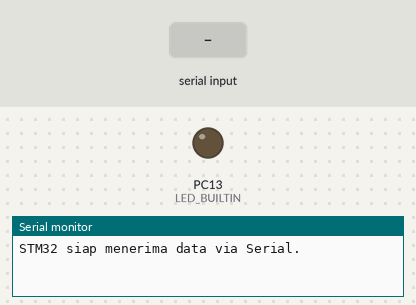
This sketch was run on a simulated STM32 Black Pill. Shown: output pins drawn as LEDs (lit = HIGH), the last lines printed to the serial monitor. The inputs (shaded band) are chosen by the test bench.

Above: at 1.2 s.
1.3 s: "1" received over the second serial link
At 1.6 s:
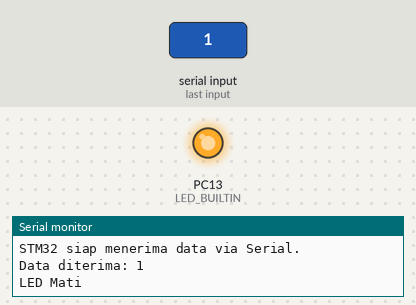
2.8 s: "U" received over the second serial link
At 4.0 s:
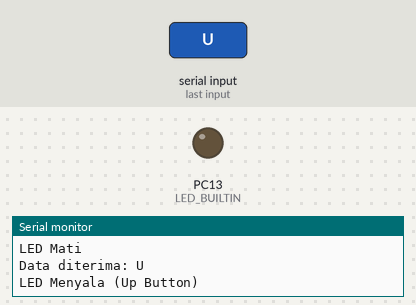
4.3 s: "0" received over the second serial link
At 5.2 s:
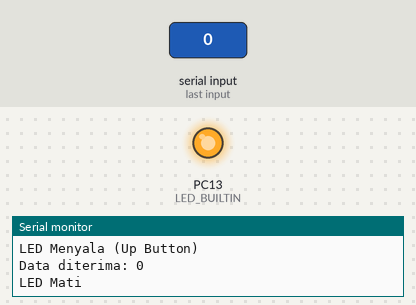
Timing chart, 0 to 7.3 s (numbered marks = the images above; inputs shaded):
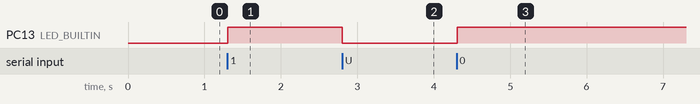

The sketch:

STM32_UART.ino
```cpp
/*
Harus terhubung MENYILANG
TX->RX
RX->TX
TX (Pin PA9): Digunakan untuk komunikasi data UART.
RX (Pin PA10): Digunakan untuk clock UART.
LED built-in (Pin PC13): Digunakan untuk menyalakan atau mematikan LED pada STM32.
*/

char receivedChar = 0;  // Variabel untuk menyimpan data yang diterima

// Pin LED built-in pada STM32 (misalnya PC13)
#define LED_BUILTIN PC13

void setup() {
  Serial.begin(115200);  // Untuk komunikasi dengan Serial Monitor
  Serial1.begin(9600);  // UART1 dengan RX = PA10, TX = PA9 pada STM32
  pinMode(LED_BUILTIN, OUTPUT);  // Setup LED built-in pada STM32
  Serial.println("STM32 siap menerima data via Serial.");
}

void loop() {
  // Periksa jika ada data yang diterima di UART
  if (Serial1.available()) {
    receivedChar = Serial1.read();  // Membaca data dari Serial (TX dari ESP32)
    Serial.print("Data diterima: ");
    Serial.println(receivedChar);

    // Menyalakan/mematikan LED berdasarkan tombol yang diterima
    if (receivedChar == 'U') {
      digitalWrite(LED_BUILTIN, LOW);  // Menyalakan LED untuk tombol 'U' (Up)
      Serial.println("LED Menyala (Up Button)");
    } else if (receivedChar == 'D') {
      digitalWrite(LED_BUILTIN, LOW);  // Menyalakan LED untuk tombol 'D' (Down)
      Serial.println("LED Menyala (Down Button)");
    } else {
      digitalWrite(LED_BUILTIN, HIGH);  // Mematikan LED jika tidak ada tombol yang diterima
      Serial.println("LED Mati");
    }
  }

  delay(100);
}
```

Measured:
- after the input at 1.3 s, PC13 (LED_BUILTIN): LOW → HIGH at once
- after the input at 2.8 s, PC13 (LED_BUILTIN): HIGH → LOW at once
- after the input at 4.3 s, PC13 (LED_BUILTIN): LOW → HIGH at once
